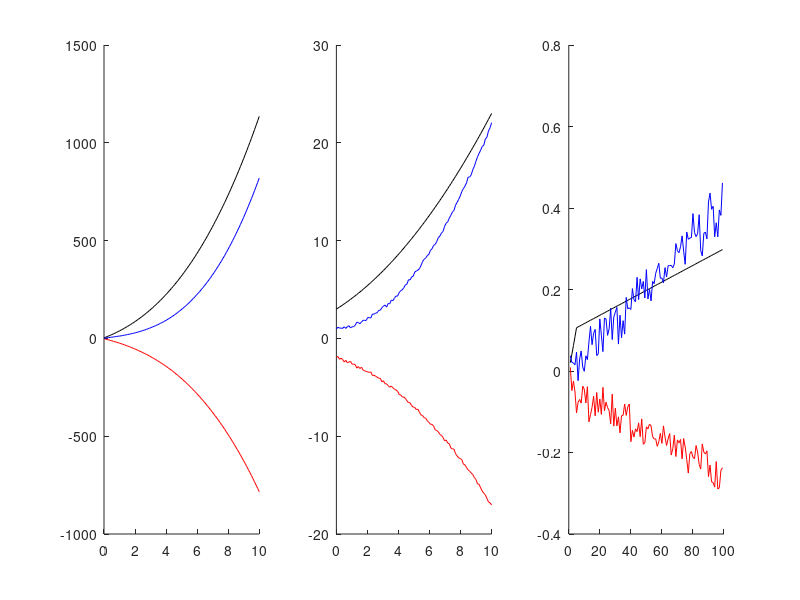

MATLAB code for this plot: (Note: this script raises an error after producing the figure.)
clear; close all; clc;

n_points = 100;
noise_level = 0.1;
t=linspace(0,10,n_points)';
x = 3+t+0.1*t.^2;
y1 = -2 - 0.5*t -0.1*t.^2 + noise_level*randn(n_points,1);
y2 =  1 + 0.1*t + 0.2*t.^2 + noise_level*randn(n_points,1);

size_mv_average = 5;
filter_coeffs = 1/size_mv_average*ones(size_mv_average,1);
x_diff = filter(filter_coeffs,1,diff(x)); %causal
y1_diff = filter(filter_coeffs,1,diff(y1)); %causal
y2_diff = filter(filter_coeffs,1,diff(y2)); %causal

x_sum = cumsum(x);
y1_sum = cumsum(y1);
y2_sum = cumsum(y2);

figure;
subplot(1,3,1);
hold on;
plot(t,x_sum,'k');
plot(t,y1_sum,'r');
plot(t,y2_sum,'b');
subplot(1,3,2);
hold on;
plot(t,x,'k');
plot(t,y1,'r');
plot(t,y2,'b');
subplot(1,3,3);
hold on;
plot(x_diff,'k');
plot(y1_diff,'r');
plot(y2_diff,'b');

corr(x,y1)
corr(x,y2)

learning_rate = 10^-6;
[~,w_detailed_int_1] = hebbian_learning(x_sum,y1_sum,learning_rate);
[~,w_detailed_int_2] = hebbian_learning(x_sum,y2_sum,learning_rate);


learning_rate = 0.001;
[~,w_detailed_1] = hebbian_learning(x,y1,learning_rate);
[~,w_detailed_2] = hebbian_learning(x,y2,learning_rate);

learning_rate = 10;
[~,w_detailed_diff_1] = hebbian_learning(x_diff,y1_diff,learning_rate);
[~,w_detailed_diff_2] = hebbian_learning(x_diff,y2_diff,learning_rate);

figure;
subplot(1,3,1);
hold on;
plot(w_detailed_int_1,'r');
plot(w_detailed_int_2,'b');
subplot(1,3,2);
hold on;
plot(w_detailed_1,'r');
plot(w_detailed_2,'b');
subplot(1,3,3);
hold on;
plot(w_detailed_diff_1,'r');
plot(w_detailed_diff_2,'b');

mean(x.*y1)/mean(x.^2)
mean(diff(x).*diff(y1))/mean(diff(x).^2)

function [w_final,w_detailed] = hebbian_learning(x,y,learning_rate)
w_detailed = zeros(length(x)+1,1);
for i=1:length(x)
    r = x(i,1)*y(i,1) - x(i,1) * x(i,1) * w_detailed(i,1);
    w_detailed(i+1,1) = learning_rate*r +  w_detailed(i,1);
end
w_final = w_detailed(end,1);
end